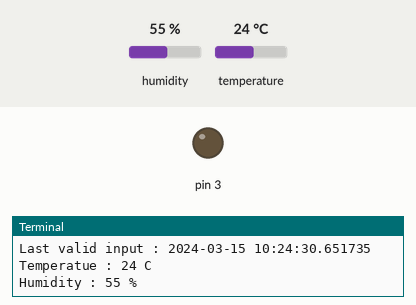
Simulated run of this program. Board: Raspberry Pi (header pin numbers). Parts: output pins drawn as LEDs (lit = HIGH), the last lines printed to the terminal. The test bench sets the inputs (shaded band); at power-on: temperature 24 °C, humidity 55 %. The clock reads 2024-03-15 10:24:30 at power-on unless the program sets it.

Above: at 1.2 s.
1.3 s: temperature set to 27 °C
3.0 s: temperature set to 30 °C
At 4.1 s:
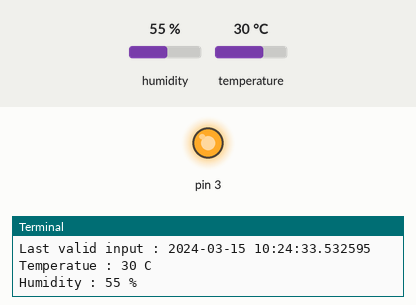
5.0 s: temperature set to 12 °C
At 6.4 s:
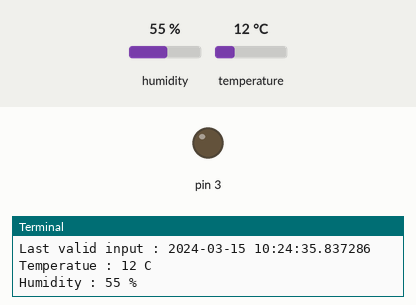
6.7 s: temperature set to 33 °C
At 7.6 s:
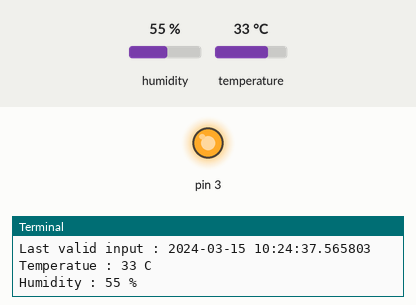
Timing chart, 0 to 9.4 s (numbered marks = the images above; inputs shaded):
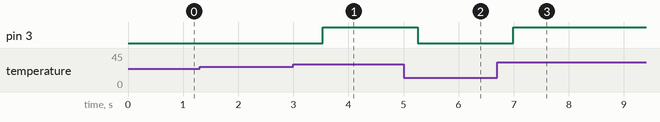

The program:

temp.py
```python
import RPi.GPIO as GPIO
import time
import datetime
import dht11

GPIO.setmode(GPIO.BOARD)
GPIO.setwarnings(False)

GPIO.setup(3,GPIO.OUT)
GPIO.output(3,False)
instance = dht11.DHT11(pin=5)

while True:
    result=instance.read()
    if result.is_valid():
        GPIO.output(3,False)
        print('Last valid input : '+str(datetime.datetime.now()))
        print('Temperatue : %d C'%result.temperature)
        print('Humidity : %d %%'%result.humidity)

        if result.temperature>=29:
            GPIO.output(3,True)


    time.sleep(0.5)    
```

Measured:
- the behaviour switches between 28 and 29 °C on temperature (found by bisection; images 0 and 1)
- after the input at 3.0 s, pin 3: LOW → HIGH after 0.53 s
- after the input at 5.0 s, pin 3: HIGH → LOW after 0.26 s
- after the input at 6.7 s, pin 3: LOW → HIGH after 0.29 s
